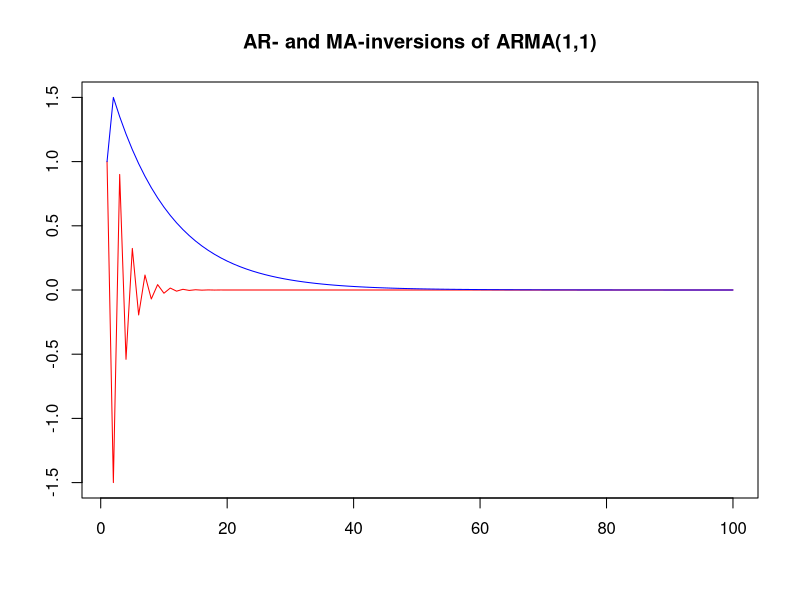

Recreate this plot in R. (Note: this script raises an error after producing the figure.)

# Section 7.1.4

# Exercise 1

a_1<-0.9
b_1<-0.6
A_mat<-rbind(c(a_1,1),c(0,0))
B_mat<-rbind(c(-b_1,1),c(0,0))
A_mat
B_mat
len<-100
A_k<-diag(rep(1,2))
B_k<-A_k
a_vec<-c(1,-a_1)
b_vec<-c(1,b_1)
AR_weights<-1:len
MA_weights<-AR_weights
for (i in 1:len)
{
  AR_weights[i]<-(B_k%*%a_vec)[1]
  MA_weights[i]<-(A_k%*%b_vec)[1]
  A_k<-A_k%*%A_mat
  B_k<-B_k%*%B_mat
}
ts.plot(AR_weights,col="red",xlab="",ylab="",main="AR- and MA-inversions of ARMA(1,1)",ylim=c(min(AR_weights),max(MA_weights)))
lines(MA_weights,col="blue")
mtext("MA-inversion", side = 3, line = -1,at=h/2,col="blue")
mtext("AR_inversion", side = 3, line = -2,at=h/2,col="red")


#Exercise 2

len<-100
I_t<-rep(0,len)
x<-I_t
I_t[1]<-1
x[1]<-I_t[1]
x[2]<-a_1*x[1]+b_1
for (i in 3:len)
{
  x[i]<-a_1*x[i-1]
}
ts.plot(x,col="blue",xlab="",ylab="",main="Impulse response of ARMA(1,1)",ylim=c(min(AR_weights),max(MA_weights)))



#-----------------------------------------------------------------------------------

# Section 7.2.1

# Exercise 1

len<-length(MA_weights)-1
sigma<-sqrt(3)
R_k<-rep(0,len+1)
d_k<-MA_weights
for (i in 0:len)
{
  R_k[i+1]<-sigma^2*d_k[(1+i):(len+1)]%*%d_k[1:(len+1-i)]
}

# Exercise 2

acf_k<-R_k/R_k[1]


# Exercise 3


set.seed(10)
len<-10000
y<-arima.sim(n = len, list( ar=a_1,ma = b_1), sd = sigma)
par(mfrow=c(2,1))
ts.plot(acf_k,col="blue",xlab="",ylab="",main="True ACF")
acf(y,lag.max=100)

# Exercise 4
par(mfrow=c(2,1))
ts.plot(AR_weights,col="blue",xlab="",ylab="",main="Weights of AR-inversion: true partial derivative of lagged data")
acf(y,type="partial")

#------------------------------------------------------------------------------------------

# Section 7.3.2

# Exercise 1

set.seed(10)
len<-200
a<--0.8
b<--0.9
y<-arima.sim(n = len, list( ar=a,ma = b), sd = sigma)

# Exercise 2

par(mfrow=c(2,1))
acf(y)
acf(y,type="partial")

# Exercise 3

ar_obj<-arima(y, order=c(5,0,0))
ma_obj<-arima(y,order=c(0,0,5))

tsdiag(ar_obj)
tsdiag(ma_obj)

# Exercise 4

arma_obj<-arima(y, order=c(1,0,1))
tsdiag(arma_obj)

#------------------------------------------------------------------------------------------------------
# Section 7.4.1

# Exercise 1


polyroot(c(0.36,-1.2,1))
polyroot(c(-0.06,-0.5,1))

# Exercise 2

set.seed(10)
len<-100
sigma<-1
a<-c(1.2,-0.36)
b<-c(1,-0.5,-0.06)
eps<-rnorm(len)
y_original<-rep(0,len)
for (i in 3:len )
  y_original[i]<-2+a%*%y_original[(i-1):(i-2)]+b%*%eps[i:(i-2)]

a<-0.6
b<-c(1,0.1)
y_normal<-rep(0,len)
for (i in 2:len )
  y_normal[i]<-5+a%*%y_normal[(i-1)]+b%*%eps[i:(i-1)]


ts.plot(y_original,col="red")
lines(y_normal,col="blue")
mtext("Original", side = 3, line = -1,at=h/2,col="red")
mtext("Normal", side = 3, line = -2,at=h/2,col="blue")



#----------------------------------------------------------------------------
# Section 7.6.3

set.seed(11)
len<-100
sigma<-sqrt(3)
a_1<-1.7
a_2<--0.8
c<-10
mu<-c/(1-a_1-a_2)
y<-mu+arima.sim(n = len, list( ar = c(a_1,a_2)), sd = sigma)
acf(y,type="partial")

# Exercise 1



maxorder<-10
sigma_k<-rep(0,maxorder+1)
# Order zero
sigma_k[1]<-var(y)
for (k in 1:maxorder)         #k<-10
{
  AR_obj<-arima(y,order=c(k,0,0))
  sigma_k[k+1]<-mean(AR_obj$res^2)
  # This is the same as
  sigma_k[k+1]<-AR_obj$sigma
  print(paste("AR-Order=",k,"  AIC=",AR_obj$aic,sep=""))
}
par(mfrow=c(2,1))
anf<-1
plot((sigma_k)[anf:(maxorder+1)],col="blue",xlab="AR-order",ylab="",
     main="Sample mean-square error of AR(2)",type="l",axes="F")
axis(1,at=anf:(maxorder+1),labels=-1+anf:(maxorder+1))
axis(2)
box()
anf<-3
plot((sigma_k)[anf:(maxorder+1)],col="blue",xlab="AR-order",ylab="",
     main="Same as above for orders=2,3,...,10 (larger or equal than true order 2)",type="l",axes="F")
axis(1,at=1:(maxorder-anf+2),labels=-1+anf:(maxorder+1))
axis(2)
box()

# Exercise 2
par(mfrow=c(2,1))
anf<-1
plot((sigma_k)[anf:(maxorder+1)],col="blue",xlab="AR-order",ylab="",
     main="Sample MSE and expectation of sample MSE for AR(2)",type="l",axes="F")
lines(sigma_k[3]*(1-(anf:(maxorder+1))/len),col="black")
mtext("Sample mean-square error", side = 3, line = -1,at=maxorder/2,col="blue")
mtext("Expectation", side = 3, line = -2,at=maxorder/2,col="black")
axis(1,at=anf:(maxorder+1),labels=-1+anf:(maxorder+1))
axis(2)
box()
anf<-3
plot((sigma_k)[anf:(maxorder+1)],col="blue",xlab="AR-order",ylab="",
     main="Same as above for orders=2,...,10",type="l",axes="F")
lines(sigma_k[3]*(1-(anf:(maxorder+1))/len),col="black")
mtext("Sample mean-square error", side = 3, line = -1,at=maxorder/2,col="blue")
mtext("Expectation", side = 3, line = -2,at=maxorder/2,col="black")
axis(1,at=1:(maxorder-anf+2),labels=-1+anf:(maxorder+1))
axis(2)
box()



# Exercise 3

log_sigma_k<-log(sigma_k)
par(mfrow=c(2,1))
anf<-1
aic<-(log_sigma_k+2*(0:maxorder)/len)[anf:(maxorder+1)]
plot((log_sigma_k)[anf:(maxorder+1)],col="blue",xlab="AR-order",ylab="",
     main="log sample MSE and AIC for AR(2)",type="l",axes="F")
lines(aic,col="red")
mtext("log sample MSE", side = 3, line = -1,at=maxorder/2,col="blue")
mtext("AIC", side = 3, line = -2,at=maxorder/2,col="red")
axis(1,at=anf:(maxorder+1),labels=-1+anf:(maxorder+1))
axis(2)
box()
anf<-3
aic<-(log_sigma_k+2*(0:maxorder)/len)[anf:(maxorder+1)]
ymin<-min((log_sigma_k)[anf:(maxorder)])
ymax<-max((log_sigma_k+2*(0:maxorder)/len)[anf:(maxorder)])
plot((log_sigma_k)[anf:(maxorder+1)],col="blue",xlab="AR-order",ylab="",
     main="log sample MSE and AIC for AR(2)",type="l",axes="F",ylim=c(ymin,ymax))
lines(aic,col="red")
mtext("log sample MSE", side = 3, line = -1,at=maxorder/2,col="blue")
mtext("AIC", side = 3, line = -2,at=maxorder/2,col="red")
axis(1,at=1:(maxorder-anf+2),labels=-1+anf:(maxorder+1))
axis(2)
box()

# Exercise 4
par(mfrow=c(2,1))
anf<-1
aic<-(log_sigma_k+2*(0:maxorder)/len)[anf:(maxorder+1)]
bic<-(log_sigma_k+log(len)*(0:maxorder)/len)[anf:(maxorder+1)]
plot(bic,col="blue",xlab="AR-order",ylab="",
     main="BIC (blue) vs. AIC (red) for AR(2)",type="l",axes="F")
lines(aic,col="red")
mtext("BIC", side = 3, line = -1,at=maxorder/2,col="blue")
mtext("AIC", side = 3, line = -2,at=maxorder/2,col="red")
axis(1,at=anf:(maxorder+1),labels=-1+anf:(maxorder+1))
axis(2)
box()
anf<-3
aic<-(log_sigma_k+2*(0:maxorder)/len)[anf:(maxorder+1)]
bic<-(log_sigma_k+log(len)*(0:maxorder)/len)[anf:(maxorder+1)]
ymin<-min(aic)
ymax<-max(bic)
plot(bic,col="blue",xlab="AR-order",ylab="",
     main="BIC (blue) vs. AIC (red) for AR(2)",type="l",axes="F",ylim=c(ymin,ymax))
lines(aic,col="red")
mtext("BIC", side = 3, line = -1,at=maxorder/2,col="blue")
mtext("AIC", side = 3, line = -2,at=maxorder/2,col="red")
axis(1,at=1:(maxorder-anf+2),labels=-1+anf:(maxorder+1))
axis(2)
box()


# Exercise 5

maxorder<-10
sigma_k<-rep(0,maxorder+1)
# Order zero
sigma_k[1]<-var(y)
for (k in 1:maxorder)         #k<-10
{
  MA_obj<-arima(y,order=c(0,0,k))
  sigma_k[k+1]<-mean(MA_obj$res^2)
  # This is the same as
  sigma_k[k+1]<-MA_obj$sigma
  print(paste("MA-Order=",k,"  AIC=",MA_obj$aic,sep=""))
}
log_sigma_k<-log(sigma_k)

par(mfrow=c(2,1))
anf<-1
aic<-(log_sigma_k+2*(0:maxorder)/len)[anf:(maxorder+1)]
bic<-(log_sigma_k+log(len)*(0:maxorder)/len)[anf:(maxorder+1)]
plot(bic,col="blue",xlab="MA-order",ylab="",
     main="BIC (blue) vs. AIC (red) for AR(2) based on false MA-models",
     type="l",axes="F",ylim=c(min(aic),max(aic)))
lines(aic,col="red")
mtext("BIC", side = 3, line = -1,at=maxorder/2,col="blue")
mtext("AIC", side = 3, line = -2,at=maxorder/2,col="red")
axis(1,at=anf:(maxorder+1),labels=-1+anf:(maxorder+1))
axis(2)
box()
anf<-3
aic<-(log_sigma_k+2*(0:maxorder)/len)[anf:(maxorder+1)]
bic<-(log_sigma_k+log(len)*(0:maxorder)/len)[anf:(maxorder+1)]
ymin<-min(aic)
ymax<-max(bic)
plot(bic,col="blue",xlab="MA-order",ylab="",
     main="BIC (blue) vs. AIC (red) for AR(2)",type="l",axes="F",ylim=c(ymin,ymax))
lines(aic,col="red")
mtext("BIC", side = 3, line = -1,at=maxorder/2,col="blue")
mtext("AIC", side = 3, line = -2,at=maxorder/2,col="red")
axis(1,at=1:(maxorder-anf+2),labels=-1+anf:(maxorder+1))
axis(2)
box()


acf(y)

# Exercise 6

maxarorder<-5
maxmaorder<-5
sigma_jk<-matrix(rep(0,(maxmaorder+1)*(maxarorder+1)),
                 ncol=maxmaorder+1,nrow=maxarorder+1)
# Order (zero,zero)
sigma_jk[1,1]<-var(y)
for (j in 0:maxarorder)
{
  for (k in 0:maxmaorder)         #k<-10
  {
    ARMA_obj<-arima(y,order=c(j,0,k))
    sigma_jk[j+1,k+1]<-ARMA_obj$sigma
    print(paste("  AR-order=",j,"MA-Order=",k,"  AIC=",ARMA_obj$aic,sep=""))
  }
}
log_sigma_jk<-log(sigma_jk)
aic<-sigma_jk
dimnames(aic)[[2]]<-paste("MA-order",0:maxmaorder,sep=" ")
dimnames(aic)[[1]]<-paste("AR-order",0:maxarorder,sep=" ")
bic<-aic
for (j in 0:maxarorder)
{
  for (k in 0:maxmaorder)
  {
    aic[j,k]<-log_sigma_jk[j,k]+2*(j+k)/len
    bic[j,k]<-log_sigma_jk[j,k]+log(len)*(j+k)/len
  }
}
aic
bic


#--------------------------------------------------------------------------------------------------------------

# Section 7.7.4

set.seed(10)
a_1<-0.9
b_1<-0.6
len<-100
mu<-10/(1-0.9)
sigma<-sqrt(3)
y<-mu+arima.sim(n = len, list( ar = a_1, ma = b_1), sd = sigma)

# Exercise 1


par(mfrow=c(2,1))
acf(y)
acf(y,type="partial")

# Exercise 2

maxarorder<-5
maxmaorder<-5
sigma_jk<-matrix(rep(0,(maxmaorder+1)*(maxarorder+1)),
                 ncol=maxmaorder+1,nrow=maxarorder+1)
# Order (zero,zero)
sigma_jk[1,1]<-var(y)
for (j in 0:maxarorder)
{
  for (k in 0:maxmaorder)         #k<-10
  {
    ARMA_obj<-arima(y,order=c(j,0,k))
    sigma_jk[j+1,k+1]<-ARMA_obj$sigma
  }
}
log_sigma_jk<-log(sigma_jk)
bic<-sigma_jk
dimnames(bic)[[2]]<-paste("MA-order",0:maxmaorder,sep=" ")
dimnames(bic)[[1]]<-paste("AR-order",0:maxarorder,sep=" ")
for (j in 0:maxarorder)
{
  for (k in 0:maxmaorder)
  {
    bic[j,k]<-log_sigma_jk[j,k]+log(len)*(j+k)/len
  }
}
bic



# Exercise 3

arorder<-2
maorder<-0
y_ar<-arima(y,order=c(arorder,0,maorder))
arorder<-1
maorder<-1
y_arma<-arima(y,order=c(arorder,0,maorder))
tsdiag(y_ar)
tsdiag(y_arma)



# Exercise 4



a_1<-y_arma$coef[1]
b_1<-y_arma$coef[2]
A_mat<-rbind(c(a_1,1),c(0,0))
B_mat<-rbind(c(-b_1,1),c(0,0))
A_mat
B_mat
len_inv<-101
A_k<-diag(rep(1,2))
B_k<-A_k
a_vec<-c(1,-a_1)
b_vec<-c(1,b_1)
AR_weights<-1:len
MA_weights<-AR_weights
for (i in 1:len_inv)
{
  AR_weights[i]<-(B_k%*%a_vec)[1]
  MA_weights[i]<-(A_k%*%b_vec)[1]
  A_k<-A_k%*%A_mat
  B_k<-B_k%*%B_mat
}
ts.plot(AR_weights,col="red",xlab="",ylab="",main="AR- and MA-inversions of ARMA(1,1)",ylim=c(min(AR_weights),max(MA_weights)))
lines(MA_weights,col="blue")
mtext("MA-inversion", side = 3, line = -1,at=len_inv/2,col="blue")
mtext("AR_inversion", side = 3, line = -2,at=len_inv/2,col="red")


# Exercise 5


h<-10
# Compute point forecasts
yhat<-1:h
# One-step ahead forecast
yhat[1]<--AR_weights[len_inv:2]%*%(y-y_arma$coef[3])+y_arma$coef[3]
z<-y
if (h>1)
{
  for (i in 2:h)
  {
    # We append recursively the last forecast to y
    z<-c(z[2:len],yhat[i-1])
    # we apply the multi-step ahead forecast function to the centered y
    yhat[i]<--AR_weights[len_inv:2]%*%(z-y_arma$coef[3])+y_arma$coef[3]
  }
}
# Variances
var_yhat<-1:h
sigma<-sqrt(y_arma$sigma)
for (i in 1:h) #i<-1
{
  var_yhat[i]<-sigma^2*sum(MA_weights[1:i]^2)
}
# Compute the forecast intervals
y_lower<-yhat-2*sqrt(var_yhat)
y_upper<-yhat+2*sqrt(var_yhat)
yhat
predict(y_arma,n.ahead=h)$pred

var_yhat
predict(y_arma,n.ahead=h)$se^2

ts.plot(c(rep(NA,31),yhat),col="red",xlab="",ylab="",
        main="Interval forecasts ARMA(1,1)",
        ylim=c(min(y[(len-30):len]),max(y_upper)))
lines(c(rep(NA,31),y_lower),col="red",lty=2)
lines(c(rep(NA,31),y_upper),col="red",lty=2)
lines(c(y[(len-30):len],rep(NA,h)),col="blue")
abline(v=31)





